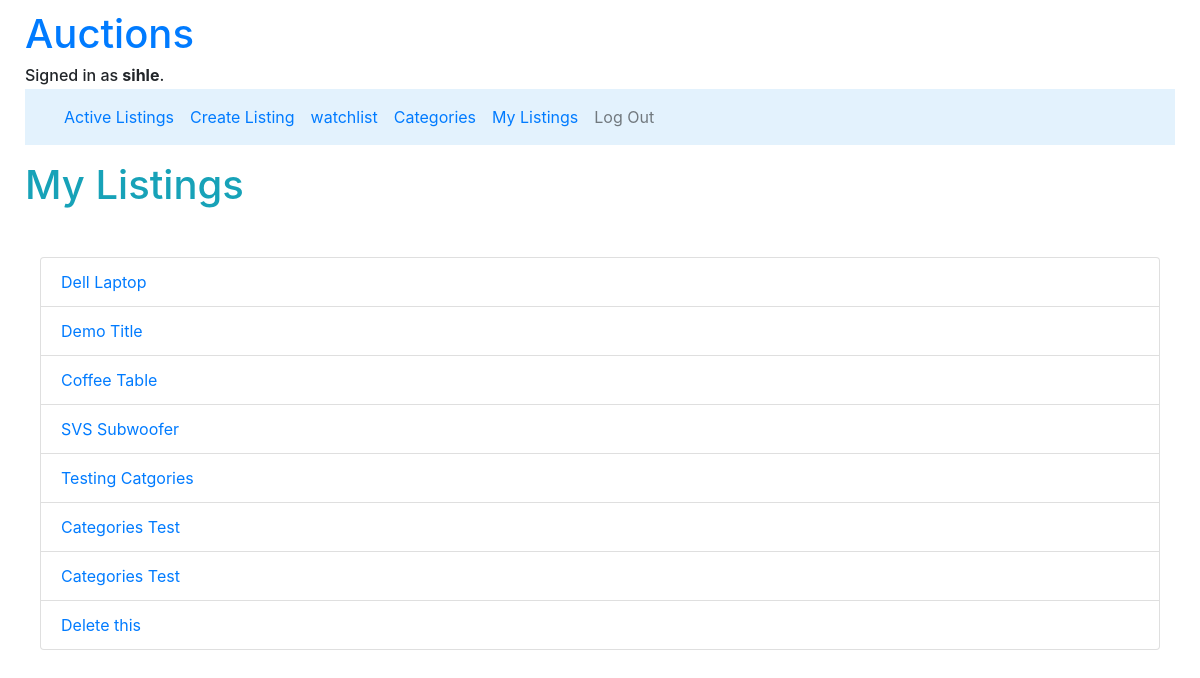
The page /mylistings (signed in) on the database as committed earlier.
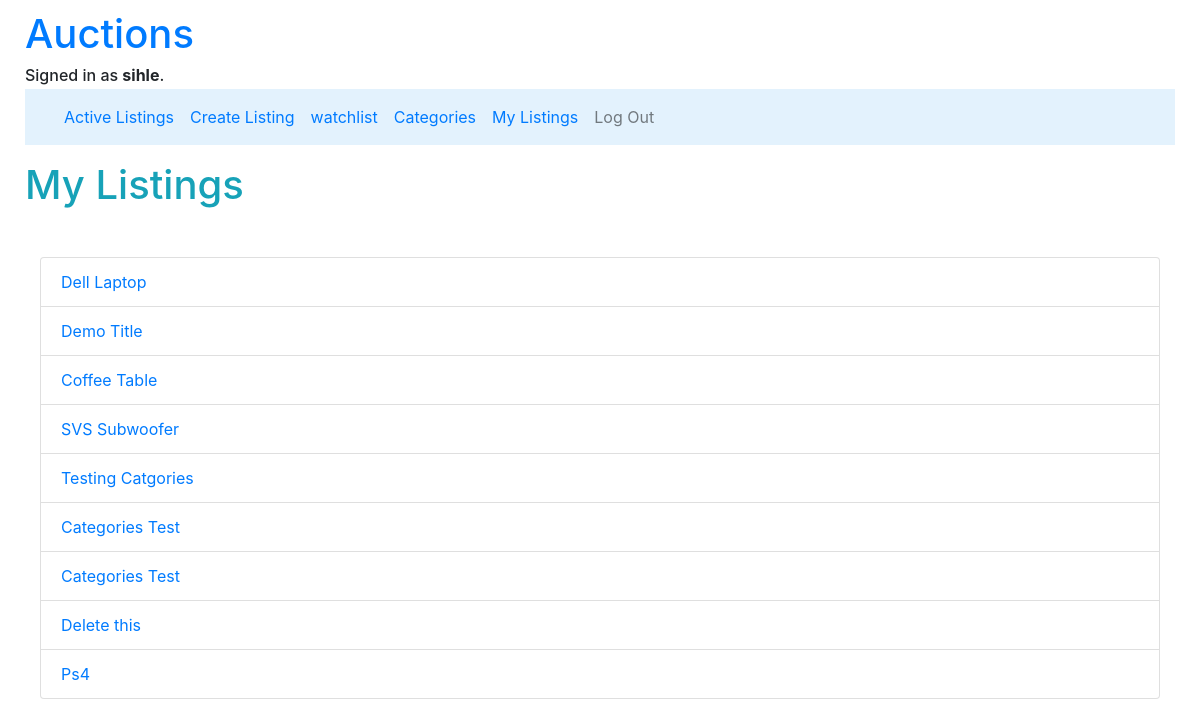
The same page on the database as committed later.
### auctions/models.py (models this page shows, shortened)
class User(AbstractUser):
    mobile = models.BigIntegerField(null = True)
    listings = models.ManyToManyField("Listing", blank=True, related_name="user_listings")
    bids = models.ManyToManyField("Bid", blank=True, related_name="user_bids")

class Listing(models.Model):
    title = models.CharField(max_length= 30)
    description = models.CharField(max_length= 200)
    creator = models.ForeignKey(User, on_delete=models.CASCADE, related_name="user", null=True)
    bid = models.ManyToManyField("Bid", related_name="current_bid", null=True)
    bidders = models.ManyToManyField(User, blank=True, related_name="buyers")
    pub_date = models.DateField(default=date.today)
    mod_date = models.DateField(default=date.today)
    comments = models.ManyToManyField("Comment", related_name="listing_comments", null=True, blank=True)
    category = models.ManyToManyField("Category", related_name="listing_category", null=True)
    active = models.BooleanField(default=True)
    winner = models.ForeignKey(User, on_delete=models.CASCADE, related_name="sold", null=True)
    listing_image = models.ImageField(null=True, blank=True, upload_to="Images/listings_pics")

### auctions/views.py (the view)
# urls.py: path("mylistings", views.my_listings, name="mylistings")
@login_required
def my_listings(request):
    if not request.user.is_authenticated:
        return render(request, "auctions/error.html", {"message": "You are not logged in, please log in first to view the page."})
    current_user = request.user
    print(f"current user: {current_user.id}")
    return render(request, "auctions/mylistings.html", {"user_listings": Listing.objects.filter(creator_id=current_user)})
    pass

### auctions/templates/auctions/mylistings.html
{% extends "auctions/layout.html" %}
{% block body %}
    <h1 class="display mb-5 mt-3 text-info">My Listings</h1>
    <div class="container-fluid">
        <div>
            <ul class="list-group">
                {% for listing in user_listings %}
                    <li class="list-group-item"><a href="listings/{{listing.id}}">{{listing.title}}</a></li>
                {% empty %}
                <li class="list-group-item"> You have not created any listings</li>
                {% endfor %}
            </ul>
        </div>
    </div>
{% endblock %}

### auctions/templates/auctions/layout.html (shortened to what this page needs)
{% load static %}
<!DOCTYPE html>
<html lang="en">
    <head>
        <link rel="stylesheet" href="https://stackpath.bootstrapcdn.com/bootstrap/4.4.1/css/bootstrap.min.css">
        <link href="{% static 'auctions/styles.css' %}" rel="stylesheet">
    </head>
    <div class="container-fluid">
        <body>
            <a href="{% url 'index' %}"><h1>Auctions</h1></a>
            <div>
                {% if user.is_authenticated %}
                    <h6 class="mb-1">Signed in as <strong>{{ user.username }}</strong>.</h5>
                {% else %}
                    Not signed in.
                {% endif %}
            </div>
            <nav class="navbar navbar-expand-lg navbar-light" style="background-color: #e3f2fd;">
                <div class="container-fluid">
                  <div class="collapse navbar-collapse" id="navbarNav">
                    <ul class="navbar-nav">
                        <li class="nav-item">
                            <a class="nav-link text-primary" href="{% url 'index' %}">Active Listings</a>
                        </li>
                        {% if user.is_authenticated %}
                            <li class="nav-item">
                                <a class="nav-link text-primary" href="{% url 'create' %}">Create Listing</a>
                            </li>
                            <li class="nav-item">
                                <a class="nav-link text-primary" href="{% url 'watchlist' %}">watchlist</a>
                            </li>
                            <li class="nav-item">
                                <a class="nav-link text-primary" href="{% url 'category' %}">Categories</a>
                            </li>
                            <li class="nav-item">
                                <a class="nav-link text-primary" href="{% url 'mylistings' %}">My Listings</a>
                            </li>
                            <li class="nav-item">
                                <a class="nav-link" href="{% url 'logout' %}">Log Out</a>
                            </li>
                        {% endif %}
                    </ul>
                    <br>
                  </div>
                </div>
              </nav>
            {% block body %}
            {% endblock %}
        </body>
    </div>
</html>

### auctions/static/auctions/styles.css (style rules this page uses)
body { padding: 10px; }

Rows that differ between the two databases and show on the page:
added Listing: title "Ps4"
